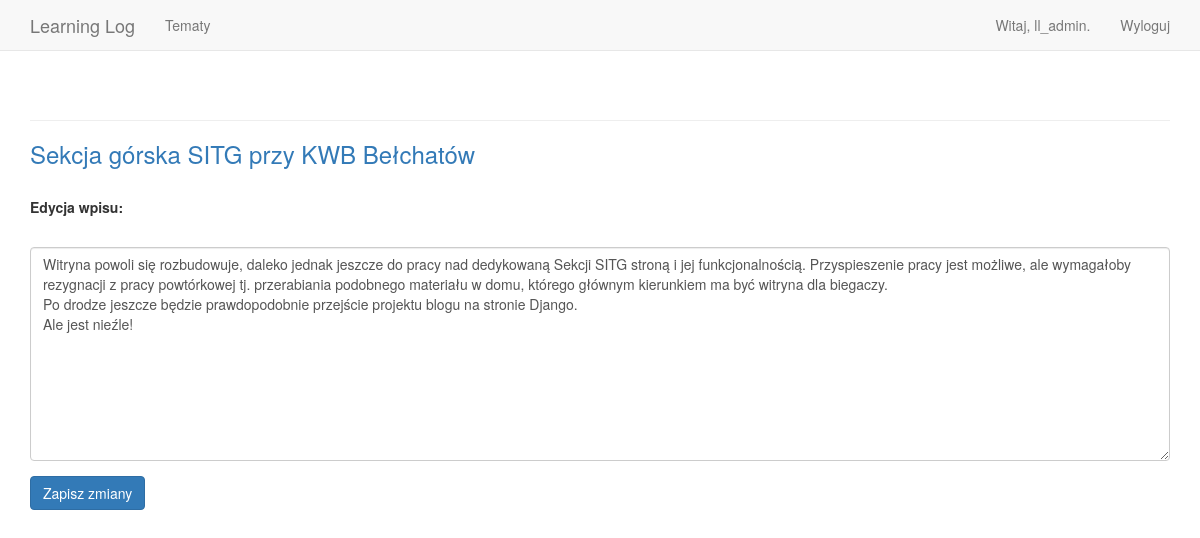
The page /edit_entry/4/ (signed in) on the database its author committed.
### learning_logs/models.py (models this page shows, shortened)
class Topic(models.Model):
    text = models.CharField(max_length=200)
    date_added = models.DateTimeField(auto_now_add=True)
    owner = models.ForeignKey(User, on_delete=models.CASCADE)
    def __str__(self):
        return self.text

class Entry(models.Model):
    topic = models.ForeignKey(Topic, on_delete=models.CASCADE)
    text = models.TextField()
    date_added = models.DateTimeField(auto_now_add=True)
    class Meta:
        verbose_name_plural = 'entries'

### learning_logs/views.py (the view)
# urls.py: path('edit_entry/<int:entry_id>/', views.edit_entry, name='edit_entry'),
@login_required
def edit_entry(request, entry_id):
    entry = Entry.objects.get(id=entry_id)
    topic = entry.topic
    check_topic_owner(topic, request)
    if request.method != 'POST':
        form = EntryForm(instance=entry)
    else:
        form = EntryForm(instance=entry, data=request.POST)
        if form.is_valid():
            form.save()
            return HttpResponseRedirect(reverse('learning_logs:topic',args=[topic.id]))
    context = {'entry': entry, 'topic': topic, 'form': form}
    return render(request, 'learning_logs/edit_entry.html', context)

### learning_logs/forms.py
class EntryForm(forms.ModelForm):
    class Meta:
        model = Entry
        fields = ['text']
        labels = {'text': ''}
        widgets = {'text': forms.Textarea(attrs={'cols': 80})}

### learning_logs/views.py (called while the page is built)
def check_topic_owner(topic, request):
    if topic.owner != request.user:
        raise Http404

### learning_logs/templates/learning_logs/edit_entry.html (shortened to what this page needs)
{% extends 'learning_logs/base.html' %}
{% load bootstrap3 %}
{% block content %}
  <p><h3><a href="{% url 'learning_logs:topic' topic.id %}">{{ topic }}</a></h3></p>
  <br>
  <p>
    <b>Edycja wpisu:</b>
  </p>
  <form action="{% url 'learning_logs:edit_entry' entry.id %}" method='post'>
    {% bootstrap_form form %}
    {% buttons %}
    <button name="submit" class="btn btn-primary">Zapisz zmiany</button>
    {% endbuttons %}
  </form>
{% endblock content %}

### learning_logs/templates/learning_logs/base.html (shortened to what this page needs)
{% load bootstrap3 %}
<!DOCTYPE html>
<html lang="pl">
  <head>
    {% bootstrap_css %}
  </head>
  <body>
    <nav class="navbar navbar-default navbar-static-top">
      <div class="container">
        <div class="navbar-header">
          <a class="navbar-brand" href="{% url 'learning_logs:index' %}">Learning Log</a>
        </div>
        <div id="navbar" class="navbar-collapse collapse">
          <ul class="nav navbar-nav">
            <li><a href="{% url 'learning_logs:topics' %}">Tematy</a></li>
          </ul>
          <ul class="nav navbar-nav navbar-right">
            {% if user.is_authenticated %}
              <li><a>Witaj, {{ user.username }}.</a></li>
              <li><a href="{% url 'users:logout' %}">Wyloguj</a></li>
            {% else %}
              <li><a href="{% url 'users:register' %}">Rejestruj</a></li>
              <li><a href="{% url 'users:login' %}">Zaloguj</a></li>
            {% endif %}
          </ul>
        </div>
      </div>
    </nav>
    <div class="container">
      <div class="page-header">
      </div>
      <div>
        {% block content %}{% endblock %}
      </div>
    </div>
  </body>
</html>

### rows shown on the page
Topic: text "Sekcja górska SITG przy KWB Bełchatów"
Entry: text "Witryna powoli się rozbudowuje, daleko jednak jeszcze do pracy nad dedykowaną Sekcji SITG stroną i jej funkcjonalnością. Przyspieszenie pracy jest możliwe, ale wymagałoby rezygnacji z pracy powtórkowej tj. przerabiania podobnego materiału w domu, którego głównym kierunkiem ma być witryna dla biegaczy. Po drodze jeszcze będzie prawdopodobnie przejście projektu blogu na stronie Django. Ale jest nieźle!"

### other values the page prints
{{ user.username }} "ll_admin"
